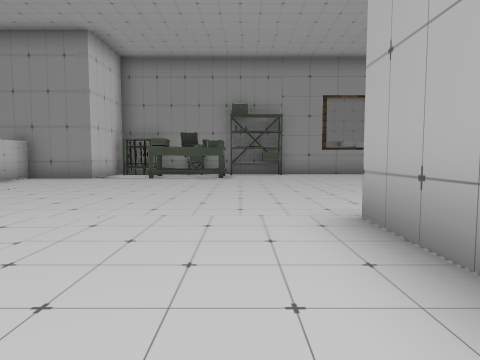
[1] (above)

17 first-person views from a walk through a 3-D level made in the Unity game engine. The camera is 0.59 m above the floor, tilts 4° down and sees 75° across. The floor is counted in squares, 1 m on a side. Each view is taken from the middle of a square. On the plan, view 1 faces up. The plan holds only what a view shows up to about 9 squares ahead; the rest is blank. The place goes on beyond the plan. The player character is not drawn. Some animated figures are left out. Door leaves are left out, so doorways stand open. Some surface patterns are stand-ins.

[2]
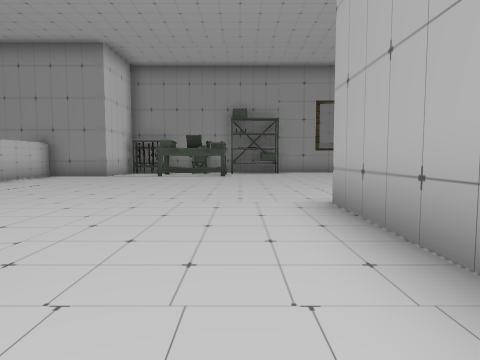

[3]
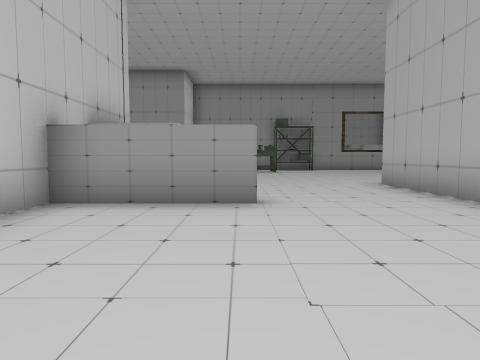

[4]
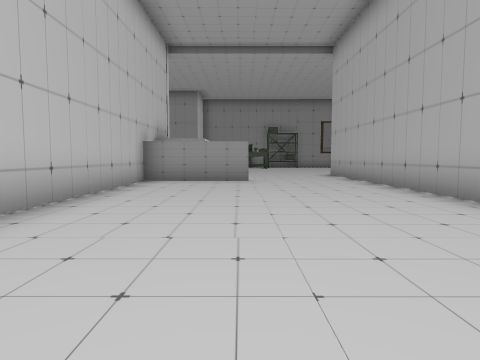

[5]
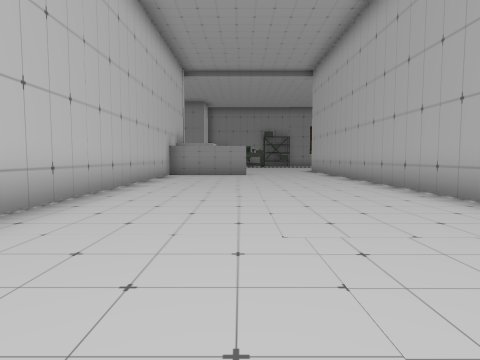

[6]
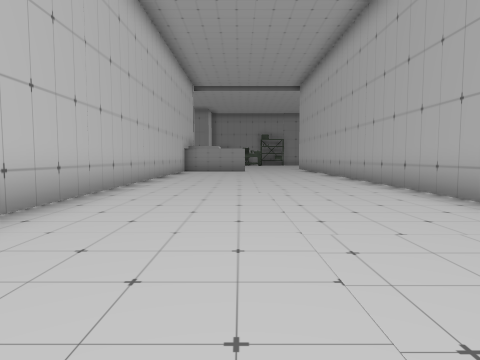

[7]
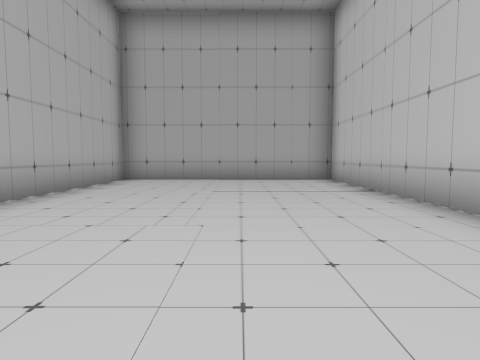

[8]
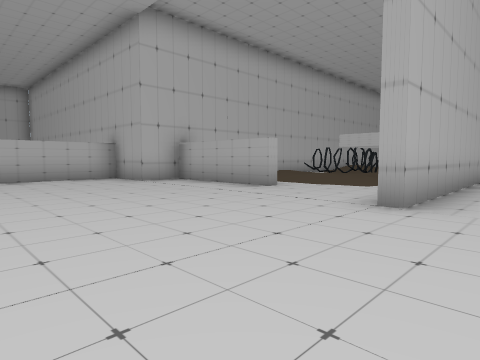

[9]
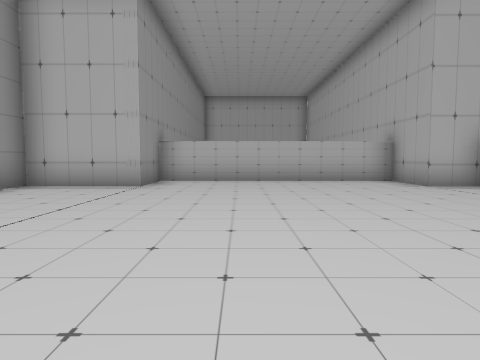

[10]
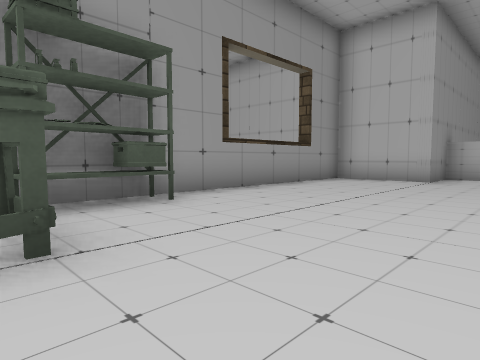

[11]
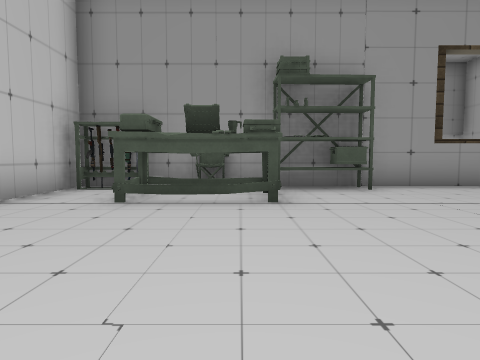

[12]
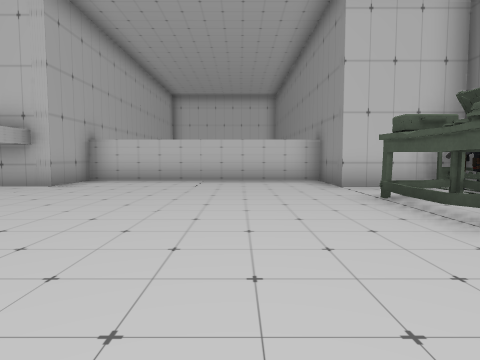

[13]
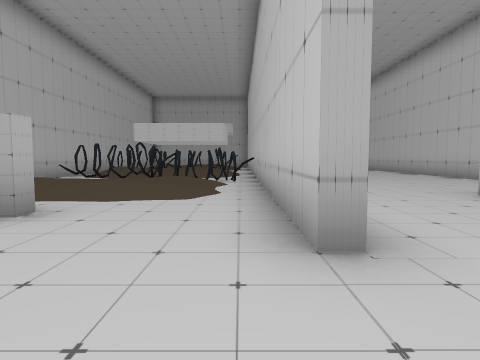

[14]
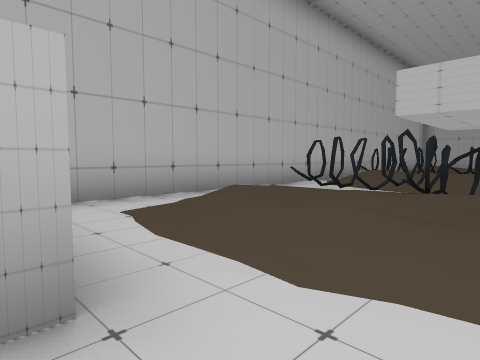

[15]
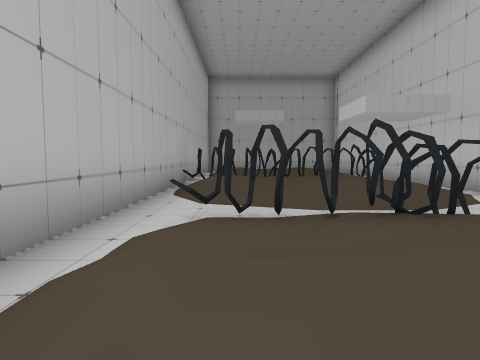

[16]
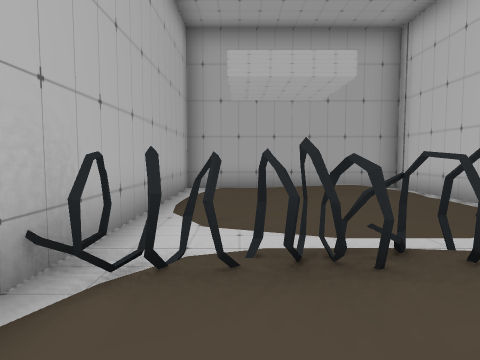

[17]
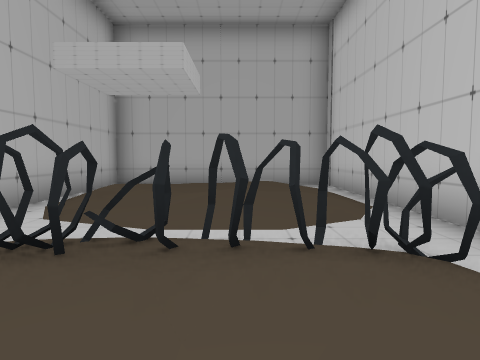

### Floor plan
Key: @ floor where view 1 was taken; # wall or solid block; . main floor; : floor 0.1 m higher than the main floor; + floor 0.15 m higher than the main floor; / step, stairs or slope; O other object.
Columns run from 6 left of view 1 to 9 right of it. Each row starts with its distance up from view 1.
 12   #############
 11  ##OOOOO......#
 10  #..OO........#
  9 ##..OO........##
  8 #..............#
  7 #..............#
  6 #..............#
  5 #..............#
  4 #..............#
  3 ##.....#......##
  2  ## ...#...####
  1   # ...#......#
  0  ####.@#.// /.#
 -1  #.....#.#   /#
 -2  #.....#.    .#
 -3  #.....#OOOOO.#
 -4  #.....#..//..#
 -5  #.....#.    .#
 -6  #.....#. + //#
 -7  #.....#.    /#
 -8  #.....#.OOOOO#
 -9  #.....#OOOOOO#
-10  #.....# :    #
-11  #.....# OO   #
-12  #.....#  O  #
-13  #.....# OO  #
-14  #.....#     #
-15  #############

Where each view was taken, in squares from view 1:
view 1: 0 up, 0 right, facing up
view 2: 1 down, 0 right, facing up
view 3: 4 down, 2 left, facing up
view 4: 8 down, 2 left, facing up
view 5: 11 down, 2 left, facing up
view 6: 14 down, 2 left, facing up
view 7: 6 down, 2 left, facing down
view 8: 7 up, 0 right, facing down-right
view 9: 7 up, 1 right, facing right
view 10: 7 up, 1 left, facing up-right
view 11: 5 up, 1 left, facing up
view 12: 7 up, 2 right, facing left
view 13: 5 up, 2 right, facing down
view 14: 2 up, 3 right, facing down-right
view 15: 0 up, 6 right, facing down
view 16: 6 down, 6 right, facing down
view 17: 6 down, 4 right, facing down
